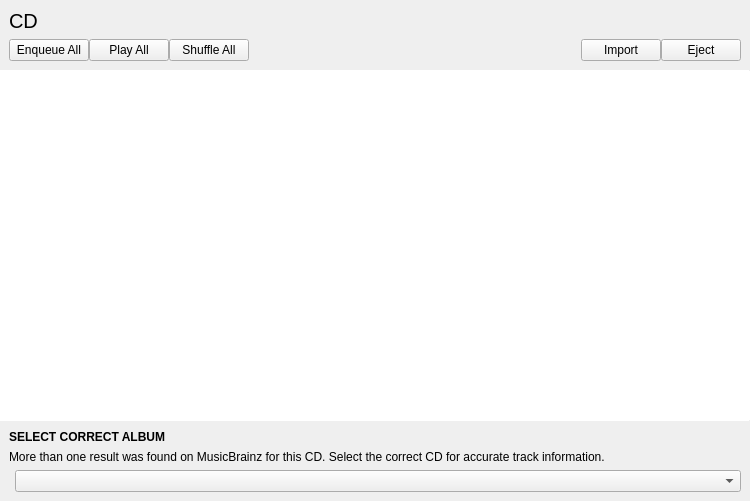
<?xml version="1.0" encoding="UTF-8"?>
<ui version="4.0">
 <class>CdWidget</class>
 <widget class="QWidget" name="CdWidget">
  <property name="geometry">
   <rect>
    <x>0</x>
    <y>0</y>
    <width>750</width>
    <height>501</height>
   </rect>
  </property>
  <property name="windowTitle">
   <string>Form</string>
  </property>
  <layout class="QVBoxLayout" name="verticalLayout">
   <property name="spacing">
    <number>0</number>
   </property>
   <property name="leftMargin">
    <number>0</number>
   </property>
   <property name="topMargin">
    <number>0</number>
   </property>
   <property name="rightMargin">
    <number>0</number>
   </property>
   <property name="bottomMargin">
    <number>0</number>
   </property>
   <item>
    <widget class="QWidget" name="topWidget" native="true">
     <layout class="QVBoxLayout" name="verticalLayout_2">
      <item>
       <widget class="QLabel" name="albumTitleLabel">
        <property name="font">
         <font>
          <pointsize>15</pointsize>
         </font>
        </property>
        <property name="text">
         <string>CD</string>
        </property>
       </widget>
      </item>
      <item>
       <widget class="QWidget" name="buttonWidget" native="true">
        <layout class="QHBoxLayout" name="horizontalLayout">
         <property name="spacing">
          <number>0</number>
         </property>
         <property name="leftMargin">
          <number>0</number>
         </property>
         <property name="topMargin">
          <number>0</number>
         </property>
         <property name="rightMargin">
          <number>0</number>
         </property>
         <property name="bottomMargin">
          <number>0</number>
         </property>
         <item>
          <widget class="QPushButton" name="enqueueAllButton">
           <property name="text">
            <string>Enqueue All</string>
           </property>
           <property name="icon">
            <iconset theme="view-media-playlist">
             <normaloff>../PhononPlugin</normaloff>../PhononPlugin</iconset>
           </property>
          </widget>
         </item>
         <item>
          <widget class="QPushButton" name="playAllButton">
           <property name="text">
            <string>Play All</string>
           </property>
           <property name="icon">
            <iconset theme="media-playback-start">
             <normaloff>../PhononPlugin</normaloff>../PhononPlugin</iconset>
           </property>
          </widget>
         </item>
         <item>
          <widget class="QPushButton" name="shuffleAllButton">
           <property name="text">
            <string>Shuffle All</string>
           </property>
           <property name="icon">
            <iconset theme="media-playlist-shuffle">
             <normaloff>../PhononPlugin</normaloff>../PhononPlugin</iconset>
           </property>
          </widget>
         </item>
         <item>
          <spacer name="horizontalSpacer">
           <property name="orientation">
            <enum>Qt::Horizontal</enum>
           </property>
           <property name="sizeHint" stdset="0">
            <size>
             <width>40</width>
             <height>20</height>
            </size>
           </property>
          </spacer>
         </item>
         <item>
          <widget class="QPushButton" name="importCdButton">
           <property name="text">
            <string>Import</string>
           </property>
           <property name="icon">
            <iconset theme="media-cd-import">
             <normaloff>../PhononPlugin</normaloff>../PhononPlugin</iconset>
           </property>
          </widget>
         </item>
         <item>
          <widget class="QPushButton" name="ejectButton">
           <property name="text">
            <string>Eject</string>
           </property>
           <property name="icon">
            <iconset theme="media-eject">
             <normaloff>../PhononPlugin</normaloff>../PhononPlugin</iconset>
           </property>
          </widget>
         </item>
        </layout>
       </widget>
      </item>
     </layout>
    </widget>
   </item>
   <item>
    <widget class="Line" name="line">
     <property name="maximumSize">
      <size>
       <width>16777215</width>
       <height>1</height>
      </size>
     </property>
     <property name="orientation">
      <enum>Qt::Horizontal</enum>
     </property>
    </widget>
   </item>
   <item>
    <widget class="QListWidget" name="tracksWidget">
     <property name="frameShape">
      <enum>QFrame::NoFrame</enum>
     </property>
    </widget>
   </item>
   <item>
    <widget class="QWidget" name="musicBrainzWidget" native="true">
     <layout class="QVBoxLayout" name="verticalLayout_3">
      <property name="spacing">
       <number>0</number>
      </property>
      <property name="leftMargin">
       <number>0</number>
      </property>
      <property name="topMargin">
       <number>0</number>
      </property>
      <property name="rightMargin">
       <number>0</number>
      </property>
      <property name="bottomMargin">
       <number>0</number>
      </property>
      <item>
       <widget class="Line" name="line_2">
        <property name="maximumSize">
         <size>
          <width>16777215</width>
          <height>1</height>
         </size>
        </property>
        <property name="orientation">
         <enum>Qt::Horizontal</enum>
        </property>
       </widget>
      </item>
      <item>
       <widget class="QStackedWidget" name="musicBrainzStack">
        <property name="sizePolicy">
         <sizepolicy hsizetype="Preferred" vsizetype="Maximum">
          <horstretch>0</horstretch>
          <verstretch>0</verstretch>
         </sizepolicy>
        </property>
        <property name="currentIndex">
         <number>2</number>
        </property>
        <widget class="QWidget" name="queryingPage">
         <layout class="QHBoxLayout" name="horizontalLayout_2">
          <item>
           <widget class="tCircularSpinner" name="widget" native="true"/>
          </item>
          <item>
           <widget class="QLabel" name="label">
            <property name="sizePolicy">
             <sizepolicy hsizetype="Expanding" vsizetype="Preferred">
              <horstretch>0</horstretch>
              <verstretch>0</verstretch>
             </sizepolicy>
            </property>
            <property name="text">
             <string>Accessing MusicBrainz...</string>
            </property>
           </widget>
          </item>
         </layout>
        </widget>
        <widget class="QWidget" name="notFoundPage">
         <layout class="QVBoxLayout" name="verticalLayout_4">
          <item>
           <widget class="QLabel" name="label_2">
            <property name="font">
             <font>
              <bold>true</bold>
             </font>
            </property>
            <property name="text">
             <string>CD NOT FOUND</string>
            </property>
           </widget>
          </item>
          <item>
           <widget class="QLabel" name="label_3">
            <property name="text">
             <string>This CD was not found on the MusicBrainz CD Database.</string>
            </property>
            <property name="wordWrap">
             <bool>true</bool>
            </property>
           </widget>
          </item>
         </layout>
        </widget>
        <widget class="QWidget" name="multipleFoundPage">
         <layout class="QVBoxLayout" name="verticalLayout_5">
          <item>
           <widget class="QLabel" name="label_4">
            <property name="font">
             <font>
              <bold>true</bold>
             </font>
            </property>
            <property name="text">
             <string>SELECT CORRECT ALBUM</string>
            </property>
           </widget>
          </item>
          <item>
           <widget class="QLabel" name="label_5">
            <property name="text">
             <string>More than one result was found on MusicBrainz for this CD. Select the correct CD for accurate track information.</string>
            </property>
            <property name="wordWrap">
             <bool>true</bool>
            </property>
           </widget>
          </item>
          <item>
           <layout class="QHBoxLayout" name="horizontalLayout_3">
            <item>
             <widget class="tCircularSpinner" name="albumSelectionSpinner" native="true"/>
            </item>
            <item>
             <widget class="QComboBox" name="releaseBox">
              <property name="sizePolicy">
               <sizepolicy hsizetype="Expanding" vsizetype="Fixed">
                <horstretch>0</horstretch>
                <verstretch>0</verstretch>
               </sizepolicy>
              </property>
             </widget>
            </item>
           </layout>
          </item>
         </layout>
        </widget>
       </widget>
      </item>
     </layout>
    </widget>
   </item>
  </layout>
 </widget>
 <customwidgets>
  <customwidget>
   <class>tCircularSpinner</class>
   <extends>QWidget</extends>
   <header location="global">tcircularspinner.h</header>
   <container>1</container>
  </customwidget>
 </customwidgets>
 <resources/>
 <connections/>
</ui>
